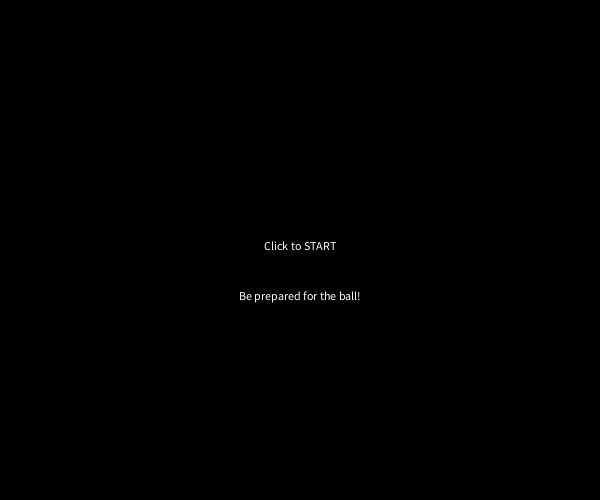
Frame 1 (no input)
Frame 60 (the mouse pressed at the canvas centre just before this capture): identical to frame 1, image omitted
Frame 120 (the mouse held since frame 60 and released just before this capture): identical to frame 1, image omitted

The Processing sketch that drew this single still picture (run headless with seeded random() and noise(); from frame 60 on, the mouse is pressed at the canvas centre):

// Processing sketch: processing_62072
// ── processing_62072.pde

PVector position, acc, vel;  
int radius = 5;  
int score = 0;
Brick[] bricks;
boolean startGame = false;
boolean gameOver = false;

void mouseClicked() {
  if ( startGame == false) {
    startGame = true;
  }
}

void gameOver() {
  fill(255);
  textAlign(CENTER);
  text("GAME OVER", width/2, height/2);
  text("SCORE: " + score, width/2, height/2+50);
}


void setup() {  
  frameRate(60); //call draw this many times per sec  
  size(600, 500);  
  smooth(); 

  float x = 0; 
  float y = 18;
  bricks = new Brick[56];

  for (int i = 0; i < 56; i++) {
    bricks[i] = new Brick(x+25, y, 255);
    x += 70;
    if (x > 500) {
      y+=32;
      x = 0;
    }
  }

  //circle's position at all times  
  position = new PVector((int)(.5*width), 250);  
  //position.x is the x coordinate, position.y is y coordinate  
  //starting velocity is 4px/frame in the +x direction  
  //and zero in the y direction  
  vel = new PVector(5, 5);  
  //accleration is 0 in x direction and .2px/frame^2 in +y dir (down)  
  acc = new PVector(0, 0);
} 
void draw() {  
  if (startGame != true) {

    background(0);  
    smooth();
    noStroke(); 

    // start game
    fill(255);
    textAlign(CENTER);
    text("Click to START", width/2, height/2);
    text("Be prepared for the ball!", width/2, height/2+50);
  } 
  else if (gameOver == true) {
    gameOver();
  }
  else {

    fill(255); //white
    //draw circle @ current location  
    ellipseMode(CENTER); //placement of ellipse based on center pt  
    ellipse(position.x, position.y, 2*radius, 2*radius);  
    //update the velocity by increasing v_x and v_y by   
    //a_x and a_y, respectively  
    vel.add(acc);  
    //use this increased velocity to update the position for the  
    //next time we draw the circle  
    position.add(vel);  

    //if position hits paddle  
      if ( position.y + radius + 5 >= height - 15 && position.x >= mouseX 
      && position.x <= mouseX +50 && position.y + radius+5 <= height-15  ) {  
      vel.y = -vel.y;
    }  

    for (int h = 0; h < bricks.length ; h++ ) {
      if ( bricks[h].hit() ) {
        bricks[h].hide();
        vel.y = -vel.y;
        score +=10;
      }
      if ( score == 560) {
        fill(255);
        textAlign(CENTER);
        text("YOU CLEARED ALL THE BRICKS!", width/2, height/2);
        text("YOU WIN!", width/2, height/2+50);
      }
    }
    
    //if position hits top
    if ( position.y + radius <= 1 ) {  
      vel.y = -vel.y;
    }  
    //if hit right wall
    if ( position.x + radius >= width ) {  
      vel.x = -vel.x;
    }  
    //if hit left wall
    if ( position.x - radius <= 0 ) {  
      vel.x = -vel.x;
    } 

    // the paddle
    fill(255);
    rect(mouseX, height -20, 50, 8);

    //print score
    text("Score:" + score, 35, 15);

    fill(0, 30);
    rect(0, 0, width, height);
    for (int a = 0; a < bricks.length; a++) {
      if ( !bricks[a].getHidden() ) { 
        bricks[a].display();
      }

      if (position.y > 500) {
        gameOver = true;
      }
    }
  }
}

class Brick {
  float x, y;
  color c;
  boolean hidden = false;
  Brick(float nx, float ny, color nc) {
    x = nx;
    y = ny;
  }
  void display() {
    fill(255, 0, 0);
    noStroke();
    rect(x, y, 60, 30);
  }
  boolean getHidden() {
    return hidden;
  }
  void hide() {
    hidden = true;
  }

  boolean hit() {
    if ( hidden )
      return false;
    boolean result = position.y - radius <= y+30 && position.y + radius >= y  && position.x >= x && position.x <= x+60;
    //System.out.println(this + ", " + result);
    return result;
  }
}
